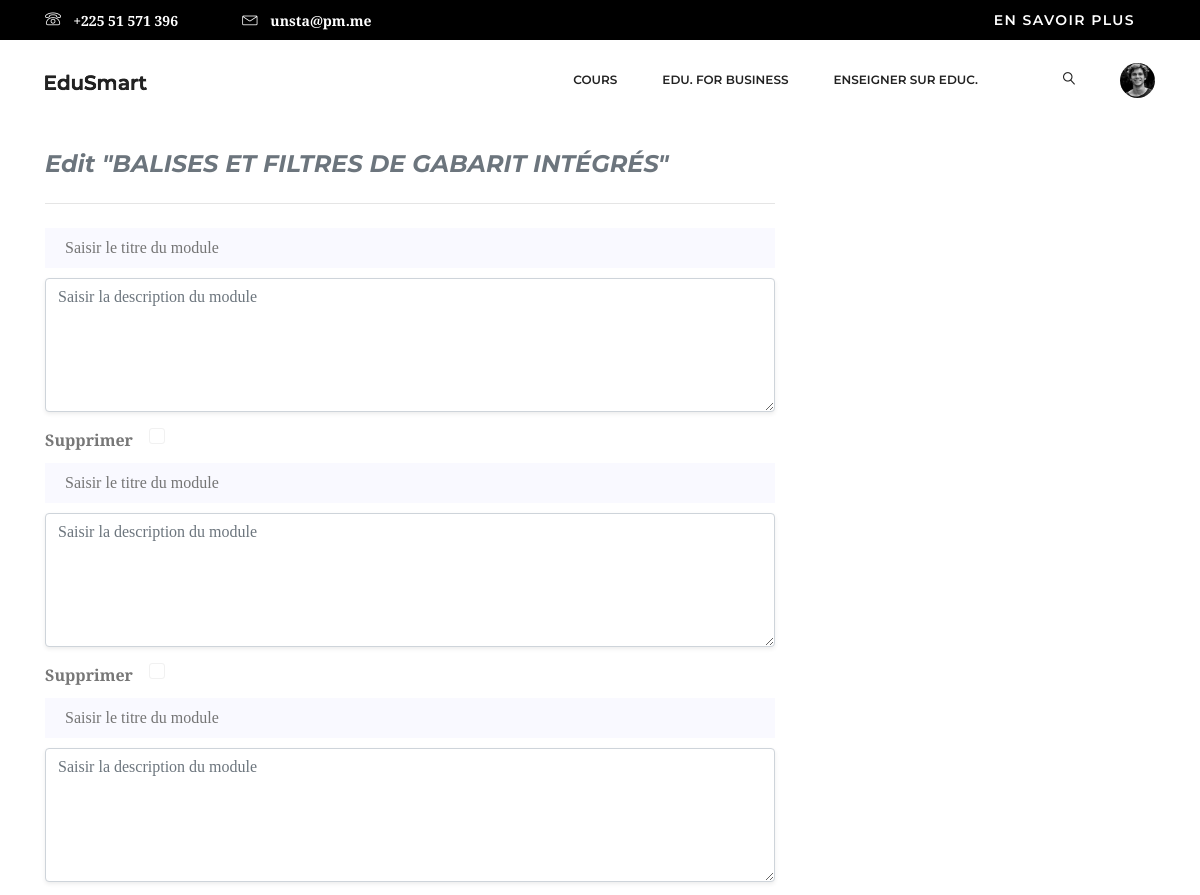
/cours/module/3/ (signed in, upper part), run on an earlier commit of the app's database.
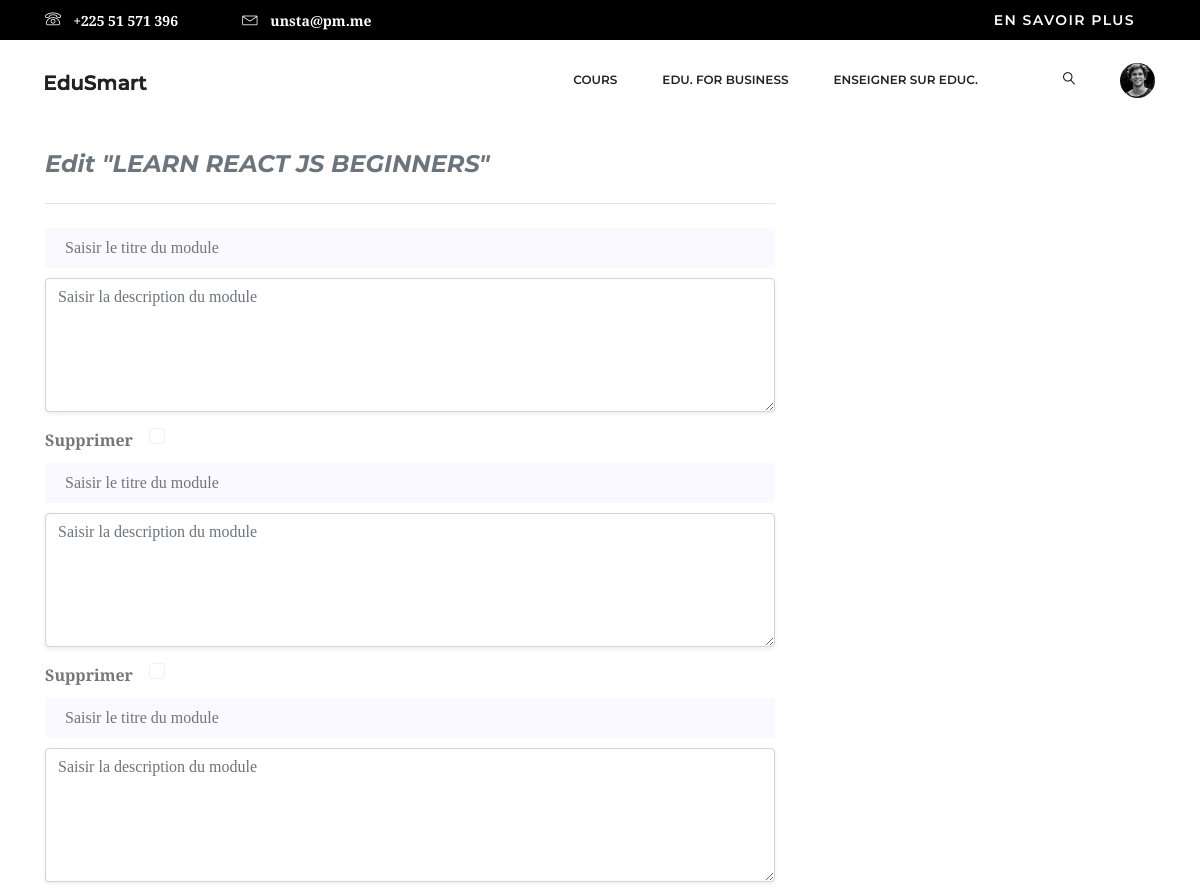
And on a later commit of the database.
### cours/models.py (models this page shows, shortened)
class Cours(models.Model):
    instructeur = models.ForeignKey(User, on_delete=models.CASCADE)
    etudiants = models.ManyToManyField(User, related_name='rejoindre_cours', blank=True)
    matiere = models.ForeignKey(Matieres, related_name='cours', on_delete=models.CASCADE)
    title = models.CharField('Titre du Cours', max_length=200)
    slug = models.SlugField('URL', max_length=200, unique=True)
    resume = models.TextField()
    date_de_creation = models.DateField('Date de création du Cours', auto_now_add=True)
    class Meta:
        ordering = ['-date_de_creation']

### cours/views.py (the view, shortened to what this page needs)
# urls.py: path('module/<pk>/', views.CoursModuleUpdateView.as_view(), name='cours_module_update'),
class CoursModuleUpdateView(TemplateResponseMixin, View):
    template_name = 'cours/gestion/module/formulaire_module.html'
    cours = None
    def get_formset(self, data=None):
        return ModuleFormSet(instance=self.cours, prefix='module', data=data)
    def dispatch(self, request, pk):
        self.cours = get_object_or_404(Cours, id=pk, instructeur=request.user)
        return super(CoursModuleUpdateView, self).dispatch(request, pk)
    def get(self, request, *args, **kwargs):
        formset = self.get_formset()
        return self.render_to_response({'cours': self.cours, 'formset': formset})

### cours/templates/cours/gestion/module/formulaire_module.html (shortened to what this page needs)
{% extends "base.html" %}
{% block content %}
    <div class="popular_courses">
        <div class="container">
            <div class="row pb-3">
                <div class="col-lg-8 col-md-8">
                    <h3 class="font-italic text-muted mb-1 font-weight-bold">
                    Edit "{{ cours.title|safe|upper }}"</h3>
                    <hr class="my-4">
                    <form action="." method="post">
                        {% for form in formset %}
                            <div class="mt-10">
                                <input type="text" id="{{ form.title.id_for_label }}" class="single-input" placeholder="Saisir le titre du module" name="{{ form.title.name }}" onfocus="this.placeholder = ''" onblur="this.placeholder = 'Saisir le titre du module'" required>
                            </div>
                            <div class="form-group mt-10">
                                <textarea id="{{ form.description.id_for_label }}" class="form-control shadow-sm mb-10" rows="5" name="{{ form.description.name }}" placeholder="Saisir la description du module" onfocus="this.placeholder = ''" onblur="this.placeholder = 'Saisir la description du module'" required=""></textarea>
                            </div>
                            {% if formset.can_delete %}
                                <div class="switch-wrap d-flex">
                                    <p class="mr-3">{{ form.DELETE.label }}</p>
                                    <div class="primary-checkbox">
                                        <label for="{{ form.DELETE.id_for_label }}"></label>
                                    </div>
                                </div>
                            {% endif %}
                        {% endfor %}
                    </form>
                </div>
            </div>
        </div>
    </div>
{% endblock %}

What changed in the data, as far as the page shows it:
changed Cours: title "BALISES ET FILTRES DE GABARIT INTÉGRÉS" → "LEARN REACT JS BEGINNERS"
